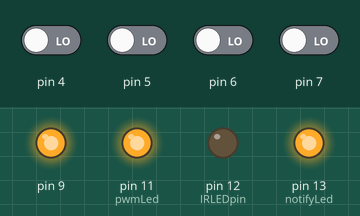
Recording of a sketch running on a simulated Arduino Uno, built with avr-gcc and run on an emulated ATmega328P. Shown: output pins drawn as LEDs (lit = HIGH). The inputs (shaded band) are chosen by the test bench; at power-on: pin 4–7 LOW. What the sketch prints to the serial monitor is not drawn.

Above: at 0.1 s.
At 0.45 s:
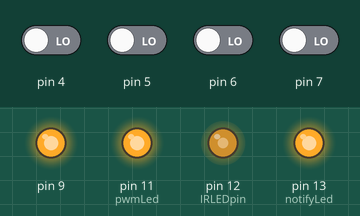
At 39.25 s:
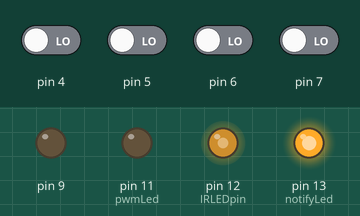
Timing chart, 0 to 40.0 s (numbered marks = the images above):
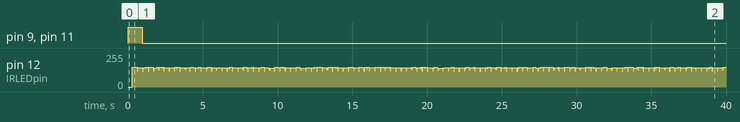

Measured:
- by itself, pin 9, pin 11 (pwmLed): HIGH → LOW at 0.96 s

The sketch:

fan-controller.ino
```cpp
// https://gist.github.com/EEVblog/6206934

#include <Wire.h>
#include "Adafruit_MCP23017.h"
#include "room.h"

#define bedOne 8
#define bedTwo 10
#define bedThree 12
#define study 14
#define pwmLed 11

#define IRLEDpin  12              //the arduino pin connected to IR LED to ground. HIGH=LED ON
#define notifyLed 13
#define BITtime   397            //length of the carrier bit in microseconds
#define Setuptime   1640            //length of the carrier bit in microseconds

static int address = bedOne;
static boolean test;
static boolean testIn;

static SwitchLed switchOff = SwitchLed(0, 1);
static SwitchLed switchLow = SwitchLed(2, 3);
static SwitchLed switchMedium = SwitchLed(4, 5);
static SwitchLed switchHigh = SwitchLed(6, 7);

static SwitchLed switchOne = SwitchLed(8, 9);
static SwitchLed switchTwo = SwitchLed(10, 11);
static SwitchLed switchThree = SwitchLed(12, 13);
static SwitchLed switchFour = SwitchLed(14, 15);

// high nibble is DIP switch address on units
#define ADDR_BED_1 0b1110
#define ADDR_BED_2 0b1010
#define ADDR_BED_3 0b1011
#define ADDR_STUDY 0b1101

static Room roomOne = Room(switchOne, ADDR_BED_1);
static Room roomTwo = Room(switchTwo, ADDR_BED_2);
static Room roomThree = Room(switchThree, ADDR_BED_3);
static Room roomFour = Room(switchFour, ADDR_STUDY);

static Room* selectedRoom = &roomOne;

Adafruit_MCP23017 mcp;
static uint16_t mcpInputs;
static uint16_t mcpOutputs;

unsigned char codeBase[] = {0xA3, 0x16, 0x09, 0x00};

void setup()
{
  Serial.begin(9600);
  pinMode(pwmLed, OUTPUT);
  pinMode(notifyLed, OUTPUT);

  pinMode(IRLEDpin, OUTPUT);

  digitalWrite(IRLEDpin, LOW);    //turn off IR LED to start
  digitalWrite(notifyLed, HIGH);    //turn on notify LED to start

  mcp.begin();
  mcp.pinMode(switchOff.switchPin(), INPUT);
  mcp.pullUp(switchOff.switchPin(), HIGH);  // turn on a 100K pullup internally
  mcp.pinMode(switchLow.switchPin(), INPUT);
  mcp.pullUp(switchLow.switchPin(), HIGH);  // turn on a 100K pullup internally
  mcp.pinMode(switchMedium.switchPin(), INPUT);
  mcp.pullUp(switchMedium.switchPin(), HIGH);  // turn on a 100K pullup internally
  mcp.pinMode(switchHigh.switchPin(), INPUT);
  mcp.pullUp(switchHigh.switchPin(), HIGH);  // turn on a 100K pullup internally
  mcp.pinMode(switchOne.switchPin(), INPUT);
  mcp.pullUp(switchOne.switchPin(), HIGH);  // turn on a 100K pullup internally
  mcp.pinMode(switchTwo.switchPin(), INPUT);
  mcp.pullUp(switchTwo.switchPin(), HIGH);  // turn on a 100K pullup internally
  mcp.pinMode(switchThree.switchPin(), INPUT);
  mcp.pullUp(switchThree.switchPin(), HIGH);  // turn on a 100K pullup internally
  mcp.pinMode(switchFour.switchPin(), INPUT);
  mcp.pullUp(switchFour.switchPin(), HIGH);  // turn on a 100K pullup internally

  mcp.pinMode(switchOff.ledPin(), OUTPUT);
  mcp.pinMode(switchLow.ledPin(), OUTPUT);
  mcp.pinMode(switchMedium.ledPin(), OUTPUT);
  mcp.pinMode(switchHigh.ledPin(), OUTPUT);
  mcp.pinMode(switchOne.ledPin(), OUTPUT);
  mcp.pinMode(switchTwo.ledPin(), OUTPUT);
  mcp.pinMode(switchThree.ledPin(), OUTPUT);
  mcp.pinMode(switchFour.ledPin(), OUTPUT);

  // turn on LEDs
  mcp.digitalWrite(switchOff.ledPin(), HIGH);
  mcp.digitalWrite(switchLow.ledPin(), HIGH);
  mcp.digitalWrite(switchMedium.ledPin(), HIGH);
  mcp.digitalWrite(switchHigh.ledPin(), HIGH);
  mcp.digitalWrite(switchOne.ledPin(), HIGH);
  mcp.digitalWrite(switchTwo.ledPin(), HIGH);
  mcp.digitalWrite(switchThree.ledPin(), HIGH);
  mcp.digitalWrite(switchFour.ledPin(), HIGH);
  delay(250);
}

void WriteBit(bool high)
{
  auto highTime = high ? BITtime * 2 : BITtime;
  digitalWrite(IRLEDpin, HIGH);
  delayMicroseconds(highTime);
  digitalWrite(IRLEDpin, LOW);
  delayMicroseconds(BITtime);
}

void IRSendCode(unsigned long code)
{
  auto codeCache = code;
  // set carrier
  digitalWrite(IRLEDpin, HIGH);
  delayMicroseconds(BITtime);

  for(int l = 0; l < 10; l++) {
    codeCache = code;

    // send start sequence LOW HIGH LOW
    digitalWrite(IRLEDpin, LOW);
    delayMicroseconds(Setuptime);
    digitalWrite(IRLEDpin, HIGH);
    delayMicroseconds(Setuptime);
    digitalWrite(IRLEDpin, LOW);
    delayMicroseconds(BITtime);

    //send the user defined 4 byte/32bit code
    // MSB encoded, because WTF?
    for (int i=32; i>0; i--)            //send all 4 bytes or 32 bits
    {
      WriteBit(codeCache & 0x1);            //get the current bit by masking all but the MSB
      codeCache >>= 1;
    }
   }
}

unsigned long commandArrayToTransmit(unsigned char cmd[]) {
  unsigned long code =  cmd[3] * (1L << 24);
                code += cmd[2] * (1L << 16);
                code += cmd[1] * (1L << 8);
                code += cmd[0] * (1L << 0);
    return code;
}

#define CMD_OFF    0x14
#define CMD_LOW    0x18
#define CMD_MEDIUM 0x10
#define CMD_HIGH   0x11

unsigned long getCommand(unsigned char command, unsigned char address) {
  unsigned char addressShift = address << 4;
  unsigned char code[4];
  code[0] = codeBase[0];
  code[1] = codeBase[1];
  code[2] = codeBase[2] + addressShift;
  code[3] = command;
  return commandArrayToTransmit(code);
}

void loop()
{
  // get inputs
  mcpInputs = mcp.readGPIOAB();

  auto one =   !(mcpInputs & 0x1 << switchOne.switchPin());
  auto two =   !(mcpInputs & 0x1 << switchTwo.switchPin());
  auto three = !(mcpInputs & 0x1 << switchThree.switchPin());
  auto four =  !(mcpInputs & 0x1 << switchFour.switchPin());
  if(one) selectedRoom = &roomOne;
  if(two) selectedRoom = &roomTwo;
  if(three) selectedRoom = &roomThree;
  if(four) selectedRoom = &roomFour;

  auto off =    !(mcpInputs & 0x1 << switchOff.switchPin());
  auto low =    !(mcpInputs & 0x1 << switchLow.switchPin());
  auto medium = !(mcpInputs & 0x1 << switchMedium.switchPin());
  auto high =   !(mcpInputs & 0x1 << switchHigh.switchPin());
  // check for change of fan state
  auto fanSelectActive = off || low || medium || high;
  if(fanSelectActive) {
    digitalWrite(notifyLed, HIGH);    // set notify
    if(off)    selectedRoom->fanSpeed = Room::FanSpeed::FAN_OFF;
    if(low)    selectedRoom->fanSpeed = Room::FanSpeed::FAN_LOW;
    if(medium) selectedRoom->fanSpeed = Room::FanSpeed::FAN_MEDIUM;
    if(high)   selectedRoom->fanSpeed = Room::FanSpeed::FAN_HIGH;

    // write fanSpeed to RF
    unsigned long command;
    switch(selectedRoom->fanSpeed) {
    case Room::FanSpeed::FAN_OFF:
      command = getCommand(CMD_OFF, selectedRoom->address());
      break;
    case Room::FanSpeed::FAN_LOW:
      command = getCommand(CMD_LOW, selectedRoom->address());
      break;
    case Room::FanSpeed::FAN_MEDIUM:
      command = getCommand(CMD_MEDIUM, selectedRoom->address());
      break;
    case Room::FanSpeed::FAN_HIGH:
      command = getCommand(CMD_HIGH, selectedRoom->address());
      break;
    default:
      command = getCommand(CMD_OFF, selectedRoom->address());
      break;
    }
    IRSendCode(command);
  }

  // write output leds
  mcpOutputs = 0;
  if(selectedRoom == &roomOne) mcpOutputs += 0x1 << switchOne.ledPin();
  if(selectedRoom == &roomTwo) mcpOutputs += 0x1 << switchTwo.ledPin();
  if(selectedRoom == &roomThree) mcpOutputs += 0x1 << switchThree.ledPin();
  if(selectedRoom == &roomFour) mcpOutputs += 0x1 << switchFour.ledPin();
  mcpOutputs += 0x1 << switchOff.ledPin();
  mcpOutputs += 0x1 << switchLow.ledPin();
  mcpOutputs += 0x1 << switchMedium.ledPin();
  mcpOutputs += 0x1 << switchHigh.ledPin();
  mcp.writeGPIOAB(mcpOutputs);

  digitalWrite(notifyLed, LOW);    // clear notify

//  printSerialDebug();
}


void printSerialDebug() {
//  Serial.print(!digitalRead(bedOne));
//  Serial.print(!digitalRead(bedTwo));
//  Serial.print(!digitalRead(bedThree));
////  Serial.print(!digitalRead(study));
//  Serial.print(" ");
//  Serial.print(!digitalRead(offIn));
//  Serial.print(!digitalRead(lowIn));
//  Serial.print(!digitalRead(mediumIn));
//  Serial.print(!digitalRead(highIn));
  Serial.print(mcpInputs, BIN);
  Serial.print(" ");
  Serial.print(mcpOutputs, BIN);
  Serial.println();
}
```

room.h
```cpp
#ifndef ROOM_H
#define ROOM_H

class SwitchLed {
private:
    int _switchPin;
    int _ledPin;

public:
    SwitchLed() { }

    SwitchLed(int switchPin, int ledPin) {
        _switchPin = switchPin;
        _ledPin = ledPin;
    }

    int switchPin() { return _switchPin; }
    int ledPin() { return _ledPin; }
};

class Room {
private:
    SwitchLed _switchLed;
    uint8_t _address;

public:
    enum FanSpeed {
        FAN_OFF = 0,
        FAN_LOW = 1,
        FAN_MEDIUM = 2,
        FAN_HIGH = 3
    };

    Room(SwitchLed swLed, uint8_t address) {
        _switchLed = swLed;
        _address = address;
        fanSpeed = FanSpeed::FAN_OFF;
    };

    SwitchLed switchLed() { return _switchLed; }
    uint8_t address() { return _address; }

    FanSpeed fanSpeed;
};

#endif // ROOM_H
```
